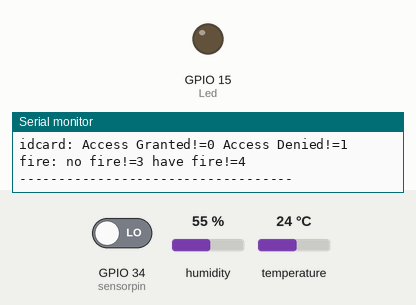
Recording of a sketch running on a simulated ESP32. Shown: output pins drawn as LEDs (lit = HIGH), the last lines printed to the serial monitor. The test bench sets the inputs (shaded band); at power-on: GPIO 34 (sensorpin) LOW, humidity 55 %, temperature 24 °C. WiFi joins after 1.5 s; servers stay silent unless stated; no MQTT or app messages arrive unless stated; web services answer with replies made up by the test bench.

Above: at 2.8 s.
2.9 s: GPIO 34 (sensorpin) driven HIGH
At 5.1 s:
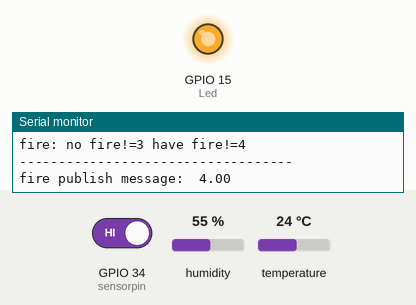
13.4 s: GPIO 34 (sensorpin) driven LOW
At 20.3 s:
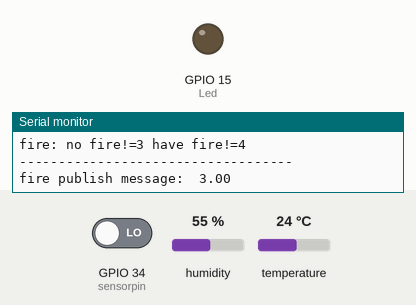
Timing chart, 0 to 21.8 s (numbered marks = the images above; inputs shaded):
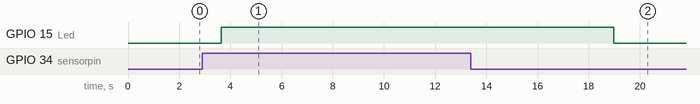

Measured:
- after the input at 2.9 s, GPIO 15 (Led): LOW → HIGH after 0.74 s
- after the input at 13.4 s, GPIO 15 (Led): HIGH → LOW after 5.6 s

The sketch:

home1111.ino
```cpp
#include <WiFi.h>
#include <PubSubClient.h>

char ap[]="1202";
char pw[]="11111111";

char mqtt_server[]="192.168.16.189";//每次都會不一樣
char clientID[]="1219";
char topic[]="home/idcard";

char clientIDff[]="1221";
char topicff[]="home/fire";

char clientIDtt[]="1223";
char topictt[]="home/temp";

char mqttUserName[]="yanning";
char mqttPwd[]="2222";

WiFiClient wifi_client;
PubSubClient mqtt_client(wifi_client);

//idcard
#include <SPI.h>
#include <Wire.h>
#include <MFRC522.h>

#define RST_PIN   4
#define SS_PIN    5 //RC522卡上的SDA

MFRC522 mfrc522;   // 建立MFRC522實體

char *reference;

byte uid[]={0x62, 0xCE, 0xA2, 0x18};

//fire
#define Led 15
#define sensorpin  34
int val;


//ln
#include<WiFiClientSecure.h>
String Linetoken="MaAuSwJDE5LAr006F3t83BREs195Qu06P8AYlYfpqFg";

int aaa;

WiFiClientSecure client;
char host[]="notify-api.line.me";

//temp
#include <DHT.h>
#define DHTPIN 2 // pin connected to the DHT sensor
#define DHTTYPE DHT11 // DHT 11
DHT dht(DHTPIN, DHTTYPE);

//blue
/*#include<BluetoothSerial.h>
BluetoothSerial BT;
int red, green, blue;
int in=0;
int in2=0;

//rgb
// setting LED pins
int pins[] = {18, 19, 5}; // R, G, B
// setting channel used (0 ~ 15)
int channels[] = {1, 2, 3};
// setting PWM properties
int freq = 5000;
int resolution = 8; // Using 8-bit PWM
*/
void setup() {
Serial.begin(115200);
Serial.print("Connecting AP.");
WiFi.begin(ap,pw);
while(WiFi.status()!=WL_CONNECTED){
  delay(500);
  Serial.print(".");
  }
Serial.println();
Serial.print("WiFi.connected with IP: ");
Serial.println(WiFi.localIP());
mqtt_client.setServer(mqtt_server,1883);
Serial.print("connecting MQTT server.");
while(! mqtt_client.connect(clientID)){
  Serial.print(".");
  delay(1000);
  }
Serial.println();
Serial.println("MTQQ server connected...");

//idcard
 SPI.begin();

  mfrc522.PCD_Init(SS_PIN, RST_PIN); // 初始化MFRC522卡
  Serial.print(F("Reader "));
  Serial.print(F(": "));
  mfrc522.PCD_DumpVersionToSerial(); // 顯示讀卡設備的版本

//fire
 pinMode(Led, OUTPUT); //設定 LED 為輸出
 pinMode(sensorpin, INPUT); //設定感測器為輸入
 //LN
   client.setInsecure();

 //temp
 dht.begin();

/* //blue
BT.begin("home");

//rgb
  for (int i = 0; i < 3; i ++)
 {
 ledcSetup(channels[i], freq, resolution);
 ledcAttachPin(pins[i], channels[i]);
 }
*/
}

void loop() {

  char msg[50];
  char msg2[50];
  char msg3[50];
  char msg4[50];
  char msg5[50];
  char msg6[50];
  mqtt_client.loop();

if(mqtt_client.connected()){
  Serial.print("-----------------------------------\n");
 Serial.print("mqtt connect!\n");
 Serial.print("idcard: Access Granted!=0 Access Denied!=1\n");
 Serial.print("fire: no fire!=3 have fire!=4\n");
 Serial.print("-----------------------------------\n");
 delay(2000);
      }


else{
  Serial.println("MQTT server does not connected..");
  while(! mqtt_client.connect(clientID)){
    Serial.print(".");
    delay(1000);

    }
  Serial.println();
  Serial.println("MQTT server connected...");

  }
if (mfrc522.PICC_IsNewCardPresent() && mfrc522.PICC_ReadCardSerial()) {
      // 顯示卡片的UID
      Serial.print(F("Card UID:"));
      dump_byte_array(mfrc522.uid.uidByte, mfrc522.uid.size); // 顯示卡片的UID
      Serial.println();
      Serial.print(F("PICC type: "));
      MFRC522::PICC_Type piccType = mfrc522.PICC_GetType(mfrc522.uid.sak);
      Serial.println(mfrc522.PICC_GetTypeName(piccType));  //顯示卡片的類型
 // 初始值是假設為真
 bool they_match = true;
      for ( int i = 0; i < 4; i++ ) { // 卡片UID為4段，分別做比對
        if ( uid[i] != mfrc522.uid.uidByte[i] ) {
          they_match = false; // 如果任何一個比對不正確，they_match就為false，然後就結束比對
          break;
        }
      }

      //在監控視窗中顯示比對的結果
      if(they_match){
        //Serial.print(F("Access Granted!~"));
        double s1=0.0;
  dtostrf(s1,2,2,msg);
  //msg[50]={'Y'};
Serial.print("idcard publish message:  ");
Serial.println(msg); //改這!!
mqtt_client.publish(topic,msg); //新的系統名子跟發送的資訊

  delay(5000);
      }

      else{
       // Serial.print(F("Access Denied!~"));
          //msg[50]={'N'};

  double s2=1.0;
dtostrf(s2,2,2,msg2);
Serial.print("idcard publish message:  ");
Serial.println(msg2); //改這!!
mqtt_client.publish(topic,msg2); //新的系統名子跟發送的資訊

  delay(5000);

      }
      mfrc522.PICC_HaltA();  // 卡片進入停止模式
    }

//fire
 val = digitalRead(sensorpin); //將感測器的值讀給 val
 if(val == HIGH){//當感測器檢測有信號時，LED 閃爍
   digitalWrite(Led, HIGH);
   aaa=1;
     double ff2=4.0;
dtostrf(ff2,2,2,msg3);
Serial.print("fire publish message:  ");
Serial.println(msg3); //改這!!
mqtt_client.publish(topicff,msg3); //新的系統名子跟發送的資訊

  delay(5000);
  }

 else{
  digitalWrite(Led, LOW);
  aaa=0;
       double ff1=3.0;
dtostrf(ff1,2,2,msg4);
Serial.print("fire publish message:  ");
Serial.println(msg4); //改這!!
mqtt_client.publish(topicff,msg4); //新的系統名子跟發送的資//("字串",String(val).c_str());

  delay(5000);
  }
//aaa = digitalRead(Led);//GPIO值(36為ADC0)
  //讀取成功
 // Serial.print("Sample OK: ");
  //Serial.println(aaa);

  //設定觸發LINE訊息條件為
  if (aaa==1) {
    //組成Line訊息內容
    String message = "發生火災";
//    message += "\n偵測品質=" + String(sensor) + " !";
    Serial.println(message);
    if (client.connect(host, 443)) {
      int LEN = message.length();
      //傳遞POST表頭
      String url = "/api/notify";
      client.println("POST " + url + " HTTP/1.1");
      client.print("Host: "); client.println(host);
      //權杖
      client.print("Authorization: Bearer "); client.println(Linetoken);
      client.println("Content-Type: application/x-www-form-urlencoded");
      client.print("Content-Length: "); client.println( String((LEN + 8)) );
      client.println();
      client.print("message="); client.println(message);
      client.println();
      //等候回應
      delay(2000);
      String response = client.readString();
      //顯示傳遞結果
      Serial.println(response);
      client.stop(); //斷線，否則只能傳5次
    }
    else {
      //傳送失敗
      Serial.println("connected fail");
    }
  }


//temp

int temp, humi;

 temp = dht.readTemperature();
 humi = dht.readHumidity();
 //Serial.print("Temperature: ");
 //Serial.println(temp);
// Serial.print("Humidity: ");
 //Serial.println(humi);
 // Wait a few seconds between measurements.
 delay(5000);

  double t1=0.0;
  t1=temp;

  dtostrf(t1,2,2,msg5);
  //msg[50]={'Y'};
Serial.print("temp publish message:  ");
Serial.println(msg5); //改這!!
mqtt_client.publish(topictt,msg5); //新的系統名子跟發送的資訊


 /* double t2=0.0;
  t2=humi;

  dtostrf(t2,2,2,msg6);
  //msg[50]={'Y'};
Serial.print("humi publish message:  ");
Serial.println(msg6); //改這!!
mqtt_client.publish(topictt,msg6); //新的系統名子跟發送的資訊*/

    /*    if(BT.available()){
          BT.print("bluetooth received(tmp MAX):");
    in=BT.read();
    Serial.print("bluetooth received(tmp MAX):");
    Serial.println(in);

    BT.print("bluetooth received(tmp Min):");
   in2=BT.read();
    Serial.print("bluetooth received(tmp Min):");
    Serial.println(in2);


    }

        if(temp==in||temp>in){
         for (red = 0; red < 256; red += 10){
    ledcWrite(channels[0], red);
    }
      }

           if(temp==in2||temp<in2){
         for (blue = 0; blue < 256; blue += 10){
 ledcWrite(channels[2], blue);
 }
        } */

}


void dump_byte_array(byte *buffer, byte bufferSize) {
  for (byte i = 0; i < bufferSize; i++) {
    Serial.print(buffer[i] < 0x10 ? " 0" : " ");
    Serial.print(buffer[i], HEX);
  }
}
```
